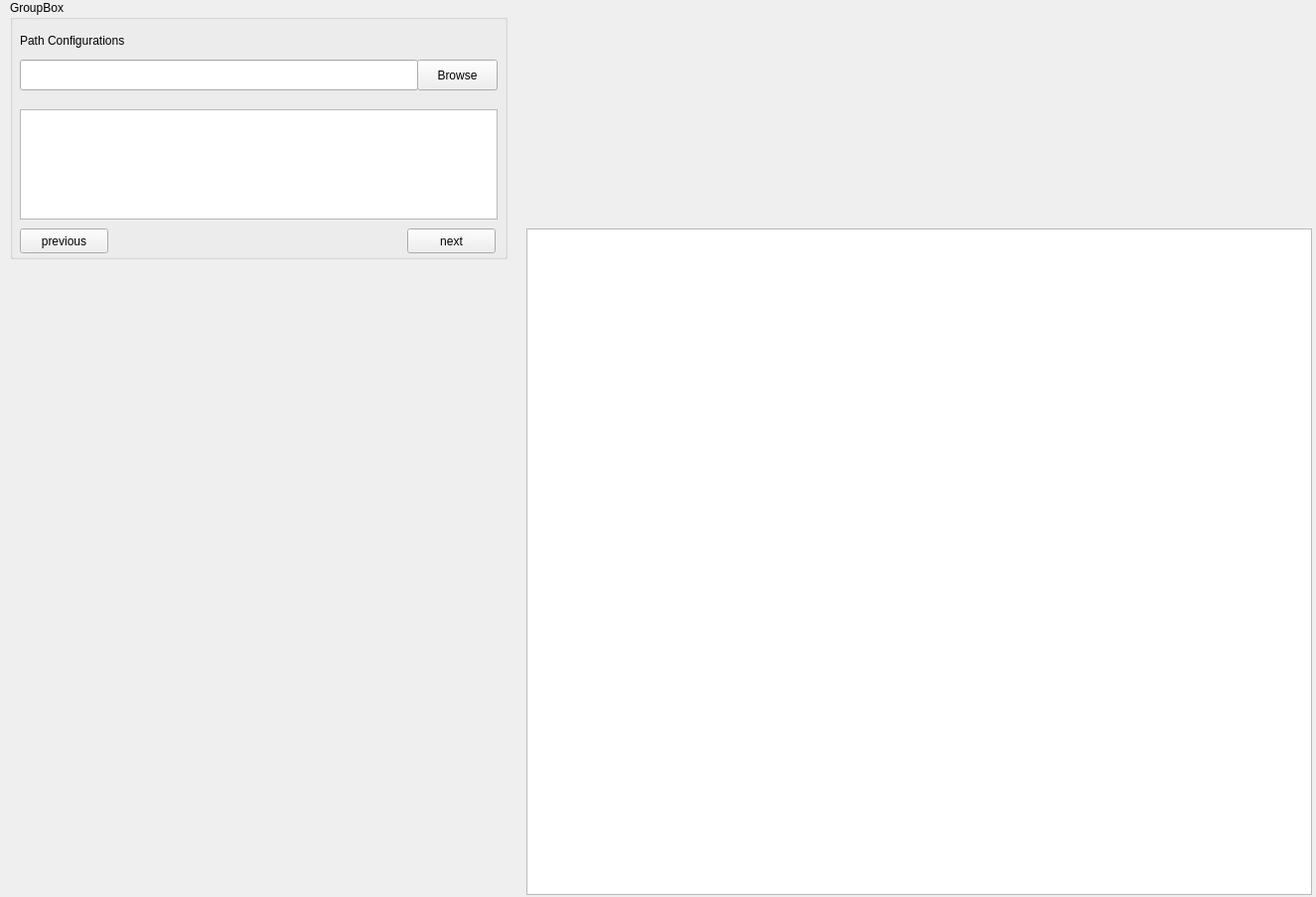
<?xml version="1.0" encoding="UTF-8"?>
<ui version="4.0">
 <class>Form</class>
 <widget class="QWidget" name="Form">
  <property name="enabled">
   <bool>true</bool>
  </property>
  <property name="geometry">
   <rect>
    <x>0</x>
    <y>0</y>
    <width>1325</width>
    <height>903</height>
   </rect>
  </property>
  <property name="windowTitle">
   <string>Form</string>
  </property>
  <widget class="QGraphicsView" name="mazeView">
   <property name="geometry">
    <rect>
     <x>530</x>
     <y>230</y>
     <width>791</width>
     <height>671</height>
    </rect>
   </property>
  </widget>
  <widget class="QGroupBox" name="groupBox">
   <property name="geometry">
    <rect>
     <x>10</x>
     <y>0</y>
     <width>501</width>
     <height>261</height>
    </rect>
   </property>
   <property name="title">
    <string>GroupBox</string>
   </property>
   <widget class="QLineEdit" name="pathDirEdit">
    <property name="geometry">
     <rect>
      <x>10</x>
      <y>60</y>
      <width>401</width>
      <height>31</height>
     </rect>
    </property>
   </widget>
   <widget class="QLabel" name="label">
    <property name="geometry">
     <rect>
      <x>10</x>
      <y>30</y>
      <width>141</width>
      <height>21</height>
     </rect>
    </property>
    <property name="text">
     <string>Path Configurations</string>
    </property>
   </widget>
   <widget class="QPushButton" name="pathBrowseBtn">
    <property name="geometry">
     <rect>
      <x>410</x>
      <y>60</y>
      <width>81</width>
      <height>31</height>
     </rect>
    </property>
    <property name="text">
     <string>Browse</string>
    </property>
   </widget>
   <widget class="QPushButton" name="pathPreviousBtn">
    <property name="geometry">
     <rect>
      <x>10</x>
      <y>230</y>
      <width>89</width>
      <height>25</height>
     </rect>
    </property>
    <property name="text">
     <string>previous</string>
    </property>
   </widget>
   <widget class="QPushButton" name="pathNextBtn">
    <property name="geometry">
     <rect>
      <x>400</x>
      <y>230</y>
      <width>89</width>
      <height>25</height>
     </rect>
    </property>
    <property name="text">
     <string>next</string>
    </property>
   </widget>
   <widget class="QListWidget" name="listWidget">
    <property name="geometry">
     <rect>
      <x>10</x>
      <y>110</y>
      <width>481</width>
      <height>111</height>
     </rect>
    </property>
   </widget>
  </widget>
 </widget>
 <resources/>
 <connections/>
</ui>
